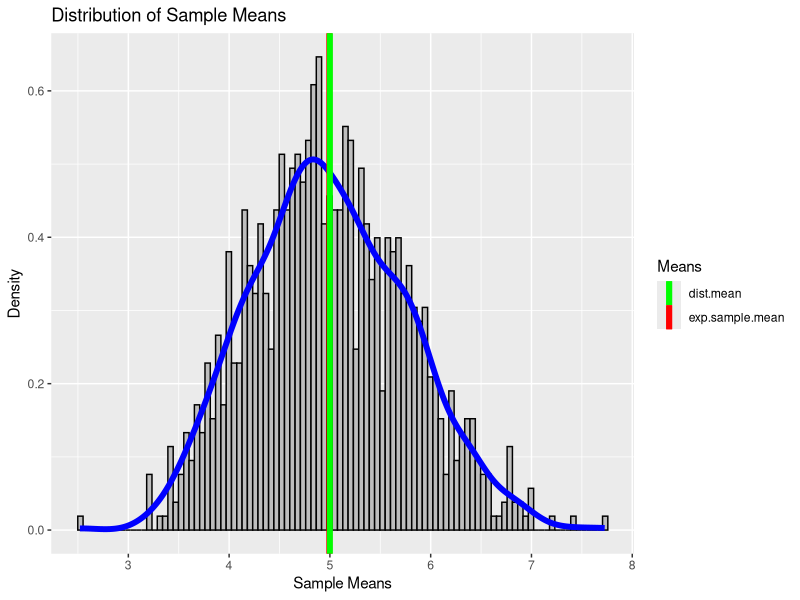

R code for this plot: (Note: this script raises an error after producing the figure.)
## ---- chunk 1
#load libraries
library(ggplot2)
# Exponential Distribution Simulation
lambda <- 0.2
sims<-1000
pop <-40
#Distribution Stats
mean_dist <- (1/lambda)
sd_dist <- (1/lambda)
var_dist <- sd_dist^2
## ---- chunk 2
# sample sims*pop random numbers from the distribution 
exp_data<-rexp(sims*pop,lambda)
#Store it in a matrix with dimensions 1000 x 40 with each of 1000 rows of 40 elements each representing a sample
samp_exp_m <- matrix(exp_data,sims,pop)
## ---- chunk 3
# Generate Distribution of sample means - 1000 such means computed from 40 element samples
means_samp_vect <- apply(samp_exp_m,MARGIN = 1,FUN = mean)
# Stats for the distribution of sample means
mean_simulate <- mean(means_samp_vect)
sd_simulate  <- sd(means_samp_vect)
var_simulate <-sd_simulate^2
## ---- chunk 4
mean_clt_theory <-1/lambda              # Expected Value of mean of samples approximates mean of distribution
sd_clt_theory <- 1/(lambda*sqrt(pop))   # Standard Deviation of sample is sigma/sqrt(N) where N is sample size 
var_clt_theory <- 1/((lambda^2)*pop)
## ---- chunk 5
MeanDist <- ggplot(data = as.data.frame(means_samp_vect),mapping = aes(x = means_samp_vect, y=..density..))+
    geom_histogram(fill = 'grey',bins = 100, color= 'black') +
    geom_density(size =2, color="blue")+
    labs(title = "Distribution of Sample Means",x = 'Sample Means', y='Density')+
    geom_vline(aes(xintercept = mean_simulate, colour= "exp.sample.mean"), size = 2,show.legend = TRUE)+
    geom_vline(aes(xintercept = mean_clt_theory,color= "dist.mean"), size = 2,show.legend = TRUE)+
    scale_color_manual(name="Means", values=c(exp.sample.mean='red',dist.mean='green'))

print(MeanDist)         # plot of distribution
## ---- chunk 6
print("Expected Value of Distribution of Sample Means")
print(mean_simulate)    # expected value of sample means
print("Expected Value of Distribution of Sample Means as predicted by CLT")
print(mean_clt_theory)  # expected value of the sample means as predicted by CLT
print("Mean of underlying Exponential Distribution")
print(mean_dist)        # mean of exponential distribution
## ---- chunk 7
print("Variance of distribution of sample means")
print(var_simulate)   # Variance of distribution of sample means
print("Variance of distribution of sample means as predicted by CLT")
print(var_clt_theory) # Variance of distribution of sample means as predicted by CLT
print("Variance of underlying Exponential Distribution")
print(var_dist)       # Variance of exponential distribution
## ---- chunk 8
# Generate 1000 random exponentials. Compute the mean . 
rexp_sample <- rexp(1000,rate = lambda)
rexp_sample_mean <- mean(rexp_sample)
#Plot the exponential distribution
ExDist <- ggplot(data = as.data.frame(rexp_sample),mapping = aes(x = rexp_sample, y =..density..))+
    geom_histogram(fill = 'blue',bins = 100, color= 'black') +
    geom_density(size =2, color="salmon")+
    labs(title = "Sample Mean vs CLT Mean",x = 'Sample Values', y='Density')+
    geom_vline(aes(xintercept = rexp_sample_mean, colour= "sample.mean"), size = 2,show.legend = TRUE)+
    geom_vline(aes(xintercept = mean_clt_theory,color= "theory.mean"), size = 2,show.legend = TRUE)+
    scale_color_manual(name="Means", values=c(sample.mean='red',theory.mean='green'))
## ---- chunk 9
#Plot the exponential distribution vs Distribution of Means
CompDist <- ggplot()+
    geom_histogram(data = as.data.frame(rexp_sample),mapping = aes(x = rexp_sample, y =..density..),fill = 'blue',bins = 100, color= 'black') +
    geom_density( data = as.data.frame(means_samp_vect),mapping = aes(x = means_samp_vect, y =..density..),size =1, color="red")+
    labs(title = "Sample distribution vs Distribution of means",x = 'Values', y='Density')+
    geom_vline(aes(xintercept = mean_clt_theory),color= "black", size = 2)+
    coord_cartesian(xlim=c(0:10))

print(CompDist)
